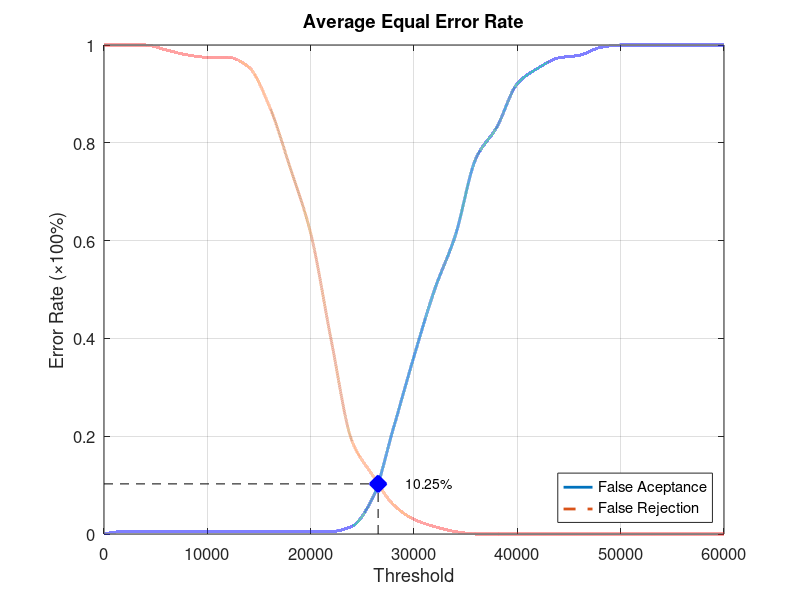
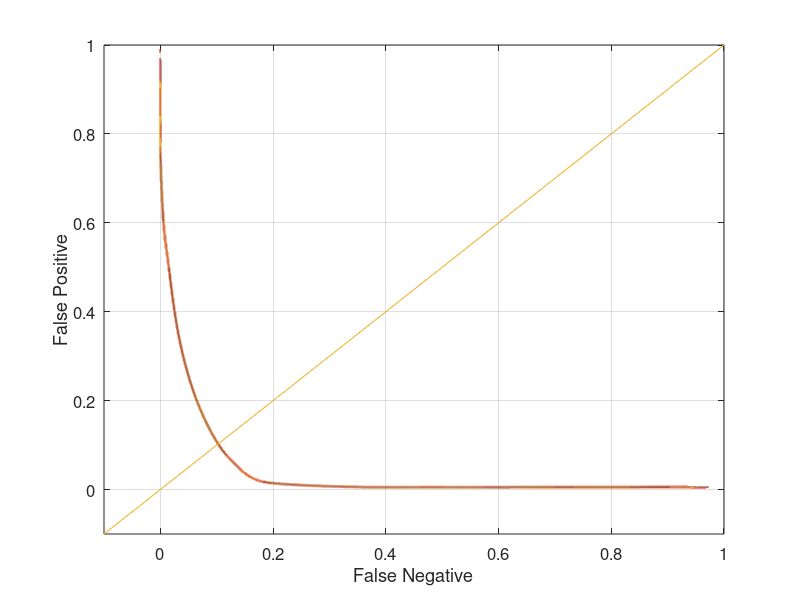

These charts were generated, in order, by the following MATLAB code:
function yEER = Database1_1
close all;
clear;
clc;
x = 0:2000:60000;
xq = 0:0.5:60000;

y0 = [0 0.00526316 0.00526316 0.00526316 0.00526316 0.00526316 0.00526316 0.00526316 0.00526316 0.00526316 0.00526316 0.00526316 0.0157895 0.0736842 0.215789 0.363158 0.5 0.610526 0.768421 0.831579 0.921053 0.952632 0.973684 0.978947 0.994737 1 1 1 1 1 1];
yy0 = interp1(x, y0, xq, 'pchip');
y1 = [1 1 1 0.99 0.98 0.975 0.975 0.955 0.875 0.75 0.615 0.395 0.19 0.12 0.06 0.03 0.015 0.005 0 0 0 0 0 0 0 0 0 0 0 0 0];
yy1 = interp1(x, y1, xq, 'pchip');

% Calculating EER: 
y2 = abs(y0 - y1);
find(y2 == min(y2))
yy2 = abs(yy0 - yy1);
xEER = find(yy2 == min(yy2));
xEERIndex = xq(xEER) % X-axis EER
yEER = yy0(xEER) % Y-axis EER

main = figure
plot(xq, yy0,'-','LineWidth', 2);	hold on
plot(xq, yy1,'--','LineWidth', 2);	hold on
plot([xEERIndex xEERIndex], [0 yEER], 'k--');	hold on
plot([0 xEERIndex], [yEER yEER], 'k--');	hold on
plot(xEERIndex, yEER, 'bx', 'LineWidth', 10);	hold on
text(xEERIndex + 10 * xEERIndex / 100, yEER, [num2str(round((10000 * yEER)) / 100) '%'])
legend('False Aceptance', 'False Rejection', 'Location', 'SouthEast')
xlabel('Threshold')
ylabel('Error Rate (\times100%)')
title('Average Equal Error Rate')
set(gca, 'FontSize', 12)
axis([0 60000 0 1])
grid on

print(main, 'Database1_1Main', '-dpng');
FNRxFPR = figure('Color', [1 1 1]);
plot(yy1, yy0, '-', yy1, yy0, 'LineWidth', 2);
hold on
y = -0.1:0.1:1
plot(y, y); 
set(gca, 'FontSize', 12)
xlabel('False Negative')
ylabel('False Positive')
axis([-0.1 1 -0.1 1])
set(gca, 'FontSize', 12)
grid on

print(FNRxFPR, 'Database1_1FNRxFPR','-dpng');
end
